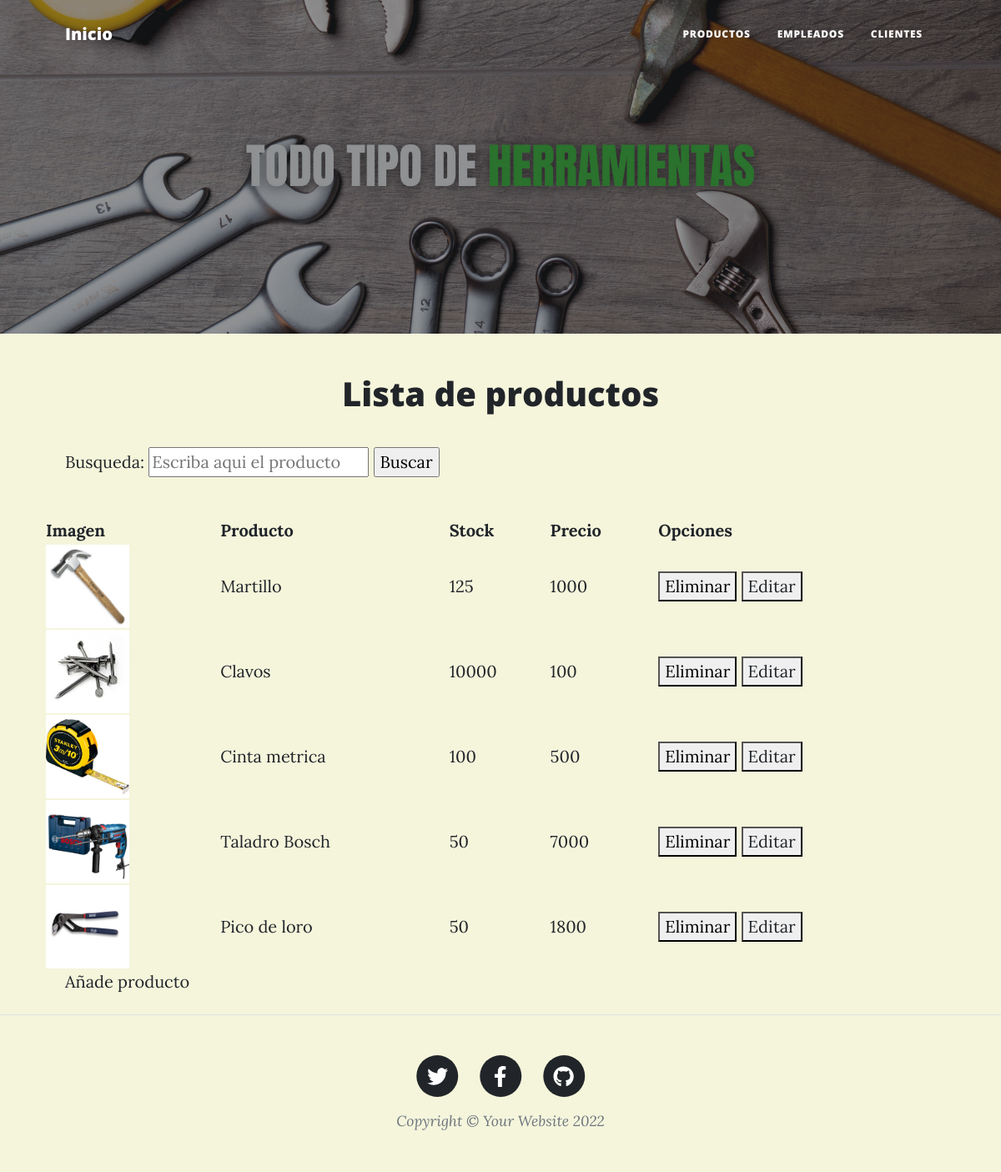
/webapp/listaProductos/, run on the app's committed database.
### WebApp/models.py (models this page shows, shortened)
class Productos(models.Model):
    nombre = models.CharField(max_length=50)
    stock = models.IntegerField()
    precio = models.IntegerField()
    Foto = models.ImageField(upload_to="Productos/", height_field=None, width_field=None, max_length=None)

### WebApp/views.py (the view)
# urls.py: path('listaProductos/', lista_productos, name="listaProductos"),
def lista_productos(request):
    productos = Productos.objects.all()
    contexto= {"productos": productos}
    return render(request, "listaProductos.html", contexto)

### WebApp/templates/listaProductos.html (shortened to what this page needs)
{% extends 'father.html' %}
{% load static %}
{% block randomBlock %}
        <header class="masthead" style="background-image: url('{% static 'assets/img/herramientas-banner.jpg' %}')">
        </header>
        <article class="mb-4">
            <div class="container px-4 px-lg-5">
                <div class="row gx-4 gx-lg-5 justify-content-center">
                    <h1><strong><center>Lista de productos</center></strong></h1>
                    <form action= "{% url 'buscar' %}" method="GET" enctype="multipart/form-data">{% csrf_token %}
                        <p>Busqueda: <input type= "text" name= "nombre" placeholder="Escriba aqui el producto"> <input type="submit" value="Buscar"></p>
                     </form>
                    <table>
                        <tr>
                            <th scope="col">Imagen</th>
                            <th scope="col">Producto</th>
                            <th scope="col">Stock</th>
                            <th scope="col">Precio</th>
                            <th scope="col">Opciones</th>
                        </tr>
                            <ul>
                                {% for producto in productos  %}
                                <tr>
                                    <td>
                                    <img src="{{producto.Foto.url}}" width="100" height="100">
                                    </td>
                                    <td>{{producto.nombre}}</td>
                                    <td>{{producto.stock}}</td>
                                    <td>{{producto.precio}}</td>
                                    <td>
                                        <form action= "{% url 'eliminarProducto' producto.id %}" method="POST" enctype="multipart/form-data">{% csrf_token %}
                                            <button type="submit">Eliminar</button>
                                        <button>
                                            <a href="{% url 'editarProducto' producto.id %}">Editar</a>
                                        </button>
                                    </td>
                                </tr>
                                {% endfor %}
                            </ul>
                    </table>
                    <a href="{% url 'formProductos' %}">Añade producto</a>
                </div>
            </div>
        </article>
    </body>
</html>
{% endblock randomBlock %}

### data on the page
Productos: Foto (picture), nombre "Martillo", stock "125", precio "1000"
Productos: Foto (picture), nombre "Clavos", stock "10000", precio "100"
Productos: Foto (picture), nombre "Cinta metrica", stock "100", precio "500"
Productos: Foto (picture), nombre "Taladro Bosch", stock "50", precio "7000"
Productos: Foto (picture), nombre "Pico de loro", stock "50", precio "1800"
